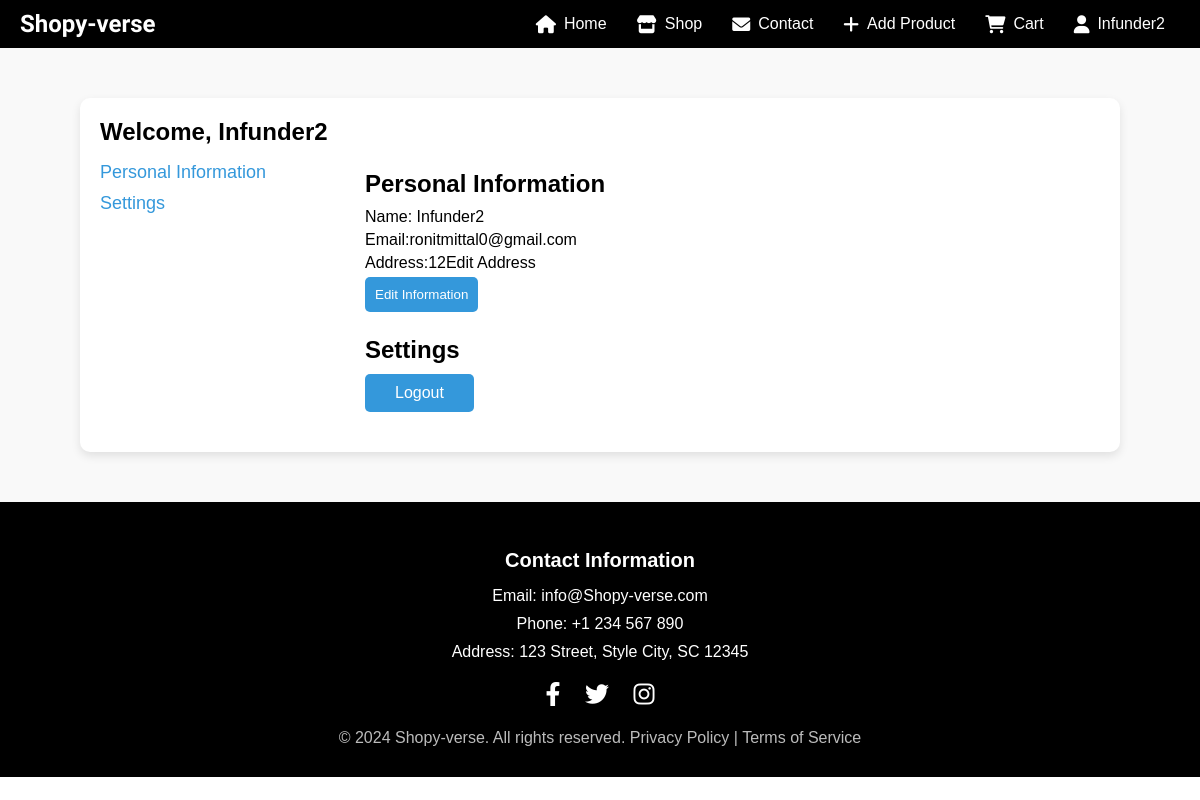
Page /profile/ (signed in) on the committed database.
### shops/models.py (models this page shows, shortened)
class CustomUser(models.Model):
    id = models.CharField(primary_key=True, default=uuid.uuid4(), max_length=36)
    username = models.CharField(max_length=150, unique=True)
    email = models.EmailField(max_length=90)  # Use EmailField for email addresses
    password = models.CharField(max_length=128)
    address = models.CharField(max_length=100, default="")

### shops/views.py (the view)
# urls.py: path("profile/", views.profile, name="profile"),
def profile(request):
    print("hello")
    user = CustomUser.objects.get(username=request.session.get('username'))
    if user.address == "":
        address = "Edit Address"
    else:
        address = user.address
    print(address)
    return render(request, "shops/profile.html", {'username': user.username if user else "new user", 'email': user.email if user else "newuser@gmail.com", 'address':address})

### shops/templates/shops/profile.html (shortened to what this page needs)
{% load static %}
{% load custom_tags %}
<!DOCTYPE html>
<html lang="en">
<head>
    <link rel="stylesheet" href="{% static 'shops/css/style.css' %}">
    <link rel="stylesheet" href="https://cdnjs.cloudflare.com/ajax/libs/font-awesome/6.0.0-beta3/css/all.min.css">
</head>
<body>
    <header>
        <div class="logo">
            <a href="{% url 'shops:index' %}" class="logo-link">Shopy-verse</a>
        </div>
        <nav>
            <ul class="nav-links">
                <li><a href="{% url 'shops:index' %}"><i class="fas fa-home"></i> Home</a></li>
                <li><a href="{% url 'shops:shop' %}"><i class="fas fa-store"></i> Shop</a></li>
                <li><a href="{% url 'shops:contact' %}"><i class="fas fa-envelope"></i> Contact</a></li>
                <li><a href="{% url 'shops:addProduct' %}"><i class="fas fa-plus"></i> Add Product</a></li>
                <li><a href="{% url 'shops:cart' %}"><i class="fas fa-shopping-cart"></i> Cart</a></li>
                {% if username != 'New User' %}
                <li><a href="{% url 'shops:profile' %}"><i class="fas fa-user"></i> {{ username }}</a></li>
                {% else %}
                <li><a href="{% url 'shops:login' %}"><i class="fas fa-user"></i>Login</a></li>
                {% endif %}
            </ul>
        </nav>
    </header>
    <section class="profile-section">
        <div class="profile-container">
            <h2>Welcome, {{ username }}</h2>
            <div class="profile-content">
                <div class="profile-sidebar">
                    <ul>
                        <li><a href="#personal-info">Personal Information</a></li>
                        <li><a href="#settings">Settings</a></li>
                    </ul>
                </div>
                <div class="profile-details">
                    <div id="personal-info" class="profile-tab">
                        <h3>Personal Information</h3>
                        <p>Name: <span id="profile-name">{{ username }}</span></p>
                        <p>Email:<span id="profile-email">{{ email }}</span> </p>
                        <p>Address:<span id="profile-address">{{ address }}</span> </p>
                        <button class="edit-btn" id="edit-info-btn">Edit Information</button>
                    </div>
                    <div id="settings" class="profile-tab">
                        <h3>Settings</h3>
                        <button id="logoutButton">
                            <a href="{% url 'shops:logout' %}" class="logout-btn">Logout</a>
                        </button>
                    </div>
                </div>
            </div>
        </div>
    </section>
    <footer class="footer">
        <div class="footer-content">
            <h4>Contact Information</h4>
            <p>Email: info@Shopy-verse.com</p>
            <p>Phone: +1 234 567 890</p>
            <p>Address: 123 Street, Style City, SC 12345</p>
            <div class="social-links">
                <a href="https://facebook.com" target="_blank" aria-label="Facebook">
                    <i class="fab fa-facebook-f"></i>
                </a>
                <a href="https://twitter.com" target="_blank" aria-label="Twitter">
                    <i class="fab fa-twitter"></i>
                </a>
                <a href="https://instagram.com" target="_blank" aria-label="Instagram">
                    <i class="fab fa-instagram"></i>
                </a>
            </div>
        </div>
        <div class="footer-bottom">
            <p>&copy; 2024 Shopy-verse. All rights reserved. <a href="privacy.html">Privacy Policy</a> | <a
                    href="terms.html">Terms of Service</a></p>
        </div>
    </footer>
</body>
</html>

### shops/static/shops/css/style.css (style rules this page uses)
body, h1, h2, p, table { margin: 0; padding: 0; box-sizing: border-box; }
body { font-family: Arial, sans-serif; }
header { background-color: #000000; padding: 10px 20px; display: flex; align-items: center; justify-content: space-between; color: white; }
.logo a { font-family: "Bungee Tint", sans-serif; color: white; font-size: 24px; text-decoration: none; font-weight: bold; }
nav ul { list-style: none; margin: 0; padding: 0; display: flex; align-items: center; }
nav ul li { margin: 0 15px; }
nav ul li a { color: white; text-decoration: none; font-size: 16px; display: flex; align-items: center; }
nav ul li a i { margin-right: 8px; font-size: 18px; }
.profile-section { padding: 50px 20px; background-color: #f9f9f9; }
.profile-container { max-width: 1000px; margin: 0 auto; background-color: #fff; padding: 20px; border-radius: 10px; box-shadow: 0 4px 10px rgba(0, 0, 0, 0.1); }
.profile-content { display: flex; flex-wrap: wrap; }
.profile-sidebar { flex: 1; margin-right: 20px; }
.profile-sidebar ul { list-style: none; padding: 0; }
.profile-sidebar ul li { margin-bottom: 10px; }
.profile-sidebar ul li a { text-decoration: none; color: #3498db; font-size: 18px; transition: color 0.3s ease; }
.profile-details { flex: 3; }
.profile-tab { margin-bottom: 20px; }
.profile-tab h3 { font-size: 24px; margin-bottom: 10px; }
.profile-tab p { font-size: 16px; margin-bottom: 5px; }
.profile-tab button { padding: 10px ; background-color: #3498db; color: #fff; border: none; border-radius: 5px; cursor: pointer; transition: background-color 0.3s ease, transform 0.3s ease; }
.footer { background-color: #000000; color: #fff; padding: 20px 0; text-align: center; margin-top: auto; }
.footer .footer-content { max-width: 1200px; margin: 0 auto; padding: 0 20px; }
.footer h4 { margin-bottom: 15px; font-size: 20px; font-weight: 600; }
.footer p { margin-bottom: 10px; font-size: 16px; }
.footer a { color: #fff; text-decoration: none; transition: color 0.3s ease; }
.footer .social-links { margin-top: 20px; }
.footer .social-links a { display: inline-block; margin: 0 10px; font-size: 24px; color: #fff; transition: color 0.3s ease; }
.footer .footer-bottom { margin-top: 20px; font-size: 14px; color: #bbb; }
.footer .footer-bottom a { color: #bbb; text-decoration: none; }

### shops/templates/shops/profile.html (style rules this page uses)
.logout-btn { color: white; text-decoration: none; padding: 10px 20px; border: none; background: transparent; cursor: pointer; font-size: 16px; transition: color 0.3s ease; }

### rows in the picture
CustomUser: username "Infunder2", email "ronitmittal0@gmail.com", address "12Edit Address"
